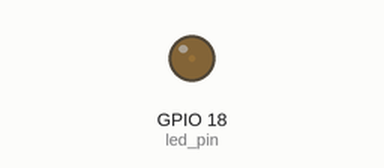
The program below on a simulated Raspberry Pi (BCM pin numbers). Shown: output pins drawn as LEDs (lit = HIGH). What the program prints to the terminal is not drawn.

Above: at 0.05 s.
At 1.05 s:
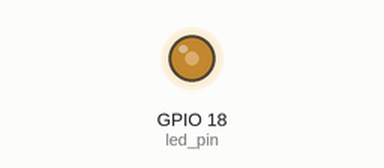
At 2.1 s:
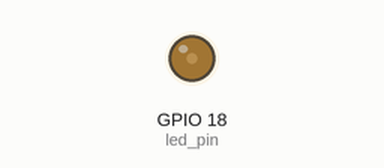
Timing chart, 0 to 7.6 s (numbered marks = the images above):
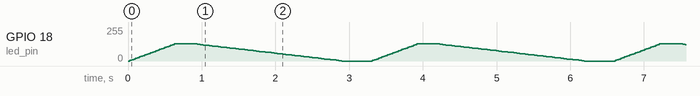

The program:

led_pwm.py
```python
#!/usr/bin/env python
# -*- coding: utf-8 -*-

import time
import RPi.GPIO as GPIO


# alles herrichten
# festlegen auf welchen Pin die LED steckt
led_pin   = 18
high      = 50
low       = 0
stepping  = 1
on_time   = 0.25
off_time  = 0.35


def setup():
    global p
    print("Gleich sollte die LED „atmen“. (Mit CTRL + C abbrechen.)")

    # Layout festlegen auf GPIO
    GPIO.setmode(GPIO.BCM)

    # LED-Pin auf Output setzen
    GPIO.setup(led_pin, GPIO.OUT)

    p = GPIO.PWM(led_pin, 50)
    p.start(0)


def loop():
    while True:
        for dc in range(low, high + 1, stepping + 1):
            p.ChangeDutyCycle(dc)
            time.sleep(0.025)

        time.sleep(on_time)

        for dc in range(high , low - 1, -stepping):
            p.ChangeDutyCycle(dc)
            time.sleep(0.04)

        time.sleep(off_time)


def cleanup():
    p.stop()
    GPIO.cleanup()


if __name__ == '__main__':
    setup()
    try:
        loop()
    except KeyboardInterrupt:
        cleanup()
```
